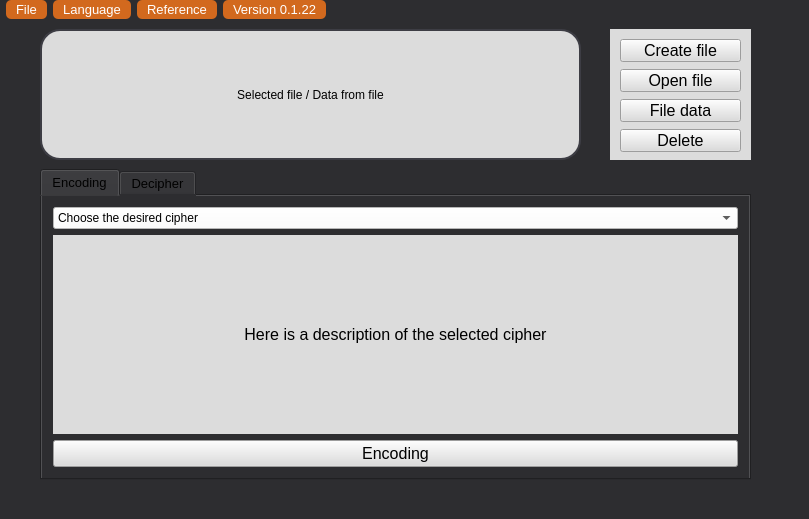
<?xml version="1.0" encoding="UTF-8"?>
<ui version="4.0">
 <class>MainWindow</class>
 <widget class="QMainWindow" name="MainWindow">
  <property name="geometry">
   <rect>
    <x>0</x>
    <y>0</y>
    <width>809</width>
    <height>519</height>
   </rect>
  </property>
  <property name="minimumSize">
   <size>
    <width>809</width>
    <height>519</height>
   </size>
  </property>
  <property name="maximumSize">
   <size>
    <width>809</width>
    <height>519</height>
   </size>
  </property>
  <property name="windowTitle">
   <string>MainWindow</string>
  </property>
  <property name="styleSheet">
   <string notr="true">QWidget {
 background-color: rgb(45, 45, 48);
}

QMenuBar {
 background-color: rgb(45, 45, 48);
}

QMenuBar::item {
    spacing: 3px;           
    padding: 2px 10px;
    background-color: rgb(210,105,30);
    color: rgb(255,255,255);  
    border-radius: 5px;
}

QMenuBar::item:selected {    
background-color: rgb(210,105,30);
}
QMenuBar::item:pressed {
background-color: rgb(210,105,30);
}

/* +++++++++++++++++++++++++++++++++++++++++++++++++++++++++++++++++++ */  

QMenu {
  background-color: rgb(45, 45, 48);
    border: 1px solid black;
    margin: 1px;
}
QMenu::item {
background-color: rgb(210,105,30);
}
QMenu::item:selected { 
background-color: rgb(210,105,30);
    color: rgb(255,255,255);
}
</string>
  </property>
  <widget class="QWidget" name="centralWidget">
   <widget class="QLabel" name="label">
    <property name="geometry">
     <rect>
      <x>40</x>
      <y>10</y>
      <width>541</width>
      <height>131</height>
     </rect>
    </property>
    <property name="font">
     <font>
      <pointsize>9</pointsize>
     </font>
    </property>
    <property name="styleSheet">
     <string notr="true">border: 2px solid rgb(61, 61, 68);
border-radius: 20px;
color: rgb(0, 0, 0);
padding-left: 20px;
padding-right: 20px;
background-color: rgb(220, 220, 220);


</string>
    </property>
    <property name="text">
     <string>Selected file / Data from file</string>
    </property>
    <property name="alignment">
     <set>Qt::AlignCenter</set>
    </property>
   </widget>
   <widget class="QWidget" name="widget" native="true">
    <property name="geometry">
     <rect>
      <x>610</x>
      <y>10</y>
      <width>141</width>
      <height>131</height>
     </rect>
    </property>
    <property name="styleSheet">
     <string notr="true">
background-color: rgb(220, 220, 220);


</string>
    </property>
    <widget class="QPushButton" name="pushButton">
     <property name="geometry">
      <rect>
       <x>10</x>
       <y>10</y>
       <width>121</width>
       <height>23</height>
      </rect>
     </property>
     <property name="font">
      <font>
       <pointsize>12</pointsize>
      </font>
     </property>
     <property name="mouseTracking">
      <bool>true</bool>
     </property>
     <property name="styleSheet">
      <string notr="true">QPushButton:hover{
border: 1px solid  rgb(181, 181, 181);
	background-color: rgb(181, 181, 181);
}</string>
     </property>
     <property name="text">
      <string>Create file</string>
     </property>
    </widget>
    <widget class="QPushButton" name="pushButton_2">
     <property name="geometry">
      <rect>
       <x>10</x>
       <y>40</y>
       <width>121</width>
       <height>23</height>
      </rect>
     </property>
     <property name="font">
      <font>
       <pointsize>12</pointsize>
      </font>
     </property>
     <property name="styleSheet">
      <string notr="true">QPushButton:hover{
border: 1px solid  rgb(181, 181, 181);
	background-color: rgb(181, 181, 181);
}</string>
     </property>
     <property name="text">
      <string>Open file</string>
     </property>
    </widget>
    <widget class="QPushButton" name="pushButton_3">
     <property name="geometry">
      <rect>
       <x>10</x>
       <y>100</y>
       <width>121</width>
       <height>23</height>
      </rect>
     </property>
     <property name="font">
      <font>
       <pointsize>12</pointsize>
      </font>
     </property>
     <property name="styleSheet">
      <string notr="true">QPushButton:hover{
border: 1px solid  rgb(181, 181, 181);
	background-color: rgb(181, 181, 181);
}</string>
     </property>
     <property name="text">
      <string>Delete</string>
     </property>
    </widget>
    <widget class="QPushButton" name="pushButton_4">
     <property name="geometry">
      <rect>
       <x>10</x>
       <y>70</y>
       <width>121</width>
       <height>23</height>
      </rect>
     </property>
     <property name="font">
      <font>
       <pointsize>12</pointsize>
      </font>
     </property>
     <property name="styleSheet">
      <string notr="true">QPushButton:hover{
border: 1px solid  rgb(181, 181, 181);
	background-color: rgb(181, 181, 181);
}</string>
     </property>
     <property name="text">
      <string>File data</string>
     </property>
    </widget>
   </widget>
   <widget class="QTabWidget" name="tabWidget">
    <property name="geometry">
     <rect>
      <x>40</x>
      <y>150</y>
      <width>711</width>
      <height>311</height>
     </rect>
    </property>
    <property name="font">
     <font>
      <pointsize>10</pointsize>
     </font>
    </property>
    <property name="styleSheet">
     <string notr="true"/>
    </property>
    <property name="currentIndex">
     <number>0</number>
    </property>
    <widget class="QWidget" name="tab">
     <attribute name="title">
      <string>Encoding</string>
     </attribute>
     <layout class="QVBoxLayout" name="verticalLayout">
      <item>
       <widget class="QComboBox" name="comboBox">
        <property name="font">
         <font>
          <pointsize>9</pointsize>
         </font>
        </property>
        <property name="styleSheet">
         <string notr="true">background-color: rgb(255, 255, 255);</string>
        </property>
        <item>
         <property name="text">
          <string>Choose the desired cipher</string>
         </property>
        </item>
        <item>
         <property name="text">
          <string>Vernam cipher</string>
         </property>
        </item>
        <item>
         <property name="text">
          <string>Caesar's cipher</string>
         </property>
        </item>
       </widget>
      </item>
      <item>
       <widget class="QLabel" name="label_2">
        <property name="font">
         <font>
          <pointsize>12</pointsize>
         </font>
        </property>
        <property name="styleSheet">
         <string notr="true">background-color: rgb(220, 220, 220);</string>
        </property>
        <property name="text">
         <string>Here is a description of the selected cipher</string>
        </property>
        <property name="alignment">
         <set>Qt::AlignCenter</set>
        </property>
       </widget>
      </item>
      <item>
       <widget class="QPushButton" name="pushButton_5">
        <property name="font">
         <font>
          <pointsize>12</pointsize>
         </font>
        </property>
        <property name="styleSheet">
         <string notr="true">QPushButton{
background-color: rgb(220, 220, 220);
}

QPushButton:hover{
border: 1px solid  rgb(181, 181, 181);
	background-color: rgb(181, 181, 181);
}</string>
        </property>
        <property name="text">
         <string>Encoding</string>
        </property>
       </widget>
      </item>
     </layout>
    </widget>
    <widget class="QWidget" name="tab_2">
     <attribute name="title">
      <string>Decipher</string>
     </attribute>
     <widget class="QComboBox" name="comboBox_2">
      <property name="geometry">
       <rect>
        <x>9</x>
        <y>9</y>
        <width>691</width>
        <height>20</height>
       </rect>
      </property>
      <property name="font">
       <font>
        <pointsize>9</pointsize>
       </font>
      </property>
      <property name="styleSheet">
       <string notr="true">background-color: rgb(255, 255, 255);</string>
      </property>
      <item>
       <property name="text">
        <string>Choose the right decoder</string>
       </property>
      </item>
      <item>
       <property name="text">
        <string>Vernam cipher</string>
       </property>
      </item>
      <item>
       <property name="text">
        <string>Caesar's cipher</string>
       </property>
      </item>
     </widget>
     <widget class="QLabel" name="label_3">
      <property name="geometry">
       <rect>
        <x>9</x>
        <y>144</y>
        <width>681</width>
        <height>91</height>
       </rect>
      </property>
      <property name="font">
       <font>
        <pointsize>12</pointsize>
       </font>
      </property>
      <property name="styleSheet">
       <string notr="true">background-color: rgb(220, 220, 220);</string>
      </property>
      <property name="text">
       <string>Encrypted message output</string>
      </property>
      <property name="alignment">
       <set>Qt::AlignCenter</set>
      </property>
     </widget>
     <widget class="QPushButton" name="pushButton_6">
      <property name="geometry">
       <rect>
        <x>10</x>
        <y>240</y>
        <width>681</width>
        <height>23</height>
       </rect>
      </property>
      <property name="font">
       <font>
        <pointsize>12</pointsize>
       </font>
      </property>
      <property name="styleSheet">
       <string notr="true">QPushButton{
background-color: rgb(220, 220, 220);
}


QPushButton:hover{
border: 1px solid  rgb(181, 181, 181);
	background-color: rgb(181, 181, 181);
}</string>
      </property>
      <property name="text">
       <string>Decipher</string>
      </property>
     </widget>
     <widget class="QLabel" name="label_4">
      <property name="geometry">
       <rect>
        <x>10</x>
        <y>60</y>
        <width>581</width>
        <height>31</height>
       </rect>
      </property>
      <property name="font">
       <font>
        <pointsize>9</pointsize>
       </font>
      </property>
      <property name="styleSheet">
       <string notr="true">background-color: rgb(252, 255, 255);
border-color: rgb(0, 0, 0);</string>
      </property>
      <property name="text">
       <string>Select file with key</string>
      </property>
     </widget>
     <widget class="QPushButton" name="pushButton_7">
      <property name="geometry">
       <rect>
        <x>590</x>
        <y>60</y>
        <width>100</width>
        <height>30</height>
       </rect>
      </property>
      <property name="font">
       <font>
        <pointsize>11</pointsize>
       </font>
      </property>
      <property name="styleSheet">
       <string notr="true">QPushButton{
background-color: rgb(220, 220, 220);
}

QPushButton:hover{
border: 1px solid  rgb(181, 181, 181);
	background-color: rgb(181, 181, 181);
}</string>
      </property>
      <property name="text">
       <string>Select Key</string>
      </property>
     </widget>
     <widget class="QLabel" name="label_5">
      <property name="geometry">
       <rect>
        <x>10</x>
        <y>100</y>
        <width>581</width>
        <height>31</height>
       </rect>
      </property>
      <property name="font">
       <font>
        <pointsize>9</pointsize>
       </font>
      </property>
      <property name="styleSheet">
       <string notr="true">background-color: rgb(252, 255, 255);
border-color: rgb(0, 0, 0);</string>
      </property>
      <property name="text">
       <string>Select an encrypted file</string>
      </property>
     </widget>
     <widget class="QPushButton" name="pushButton_8">
      <property name="geometry">
       <rect>
        <x>590</x>
        <y>100</y>
        <width>100</width>
        <height>30</height>
       </rect>
      </property>
      <property name="font">
       <font>
        <pointsize>11</pointsize>
       </font>
      </property>
      <property name="styleSheet">
       <string notr="true">QPushButton{
background-color: rgb(220, 220, 220);
}


QPushButton:hover{
border: 1px solid  rgb(181, 181, 181);
	background-color: rgb(181, 181, 181);
}</string>
      </property>
      <property name="text">
       <string>Select Enc</string>
      </property>
     </widget>
    </widget>
   </widget>
  </widget>
  <widget class="QStatusBar" name="statusBar"/>
  <widget class="QMenuBar" name="menuBar">
   <property name="geometry">
    <rect>
     <x>0</x>
     <y>0</y>
     <width>809</width>
     <height>22</height>
    </rect>
   </property>
   <property name="font">
    <font>
     <pointsize>10</pointsize>
     <weight>50</weight>
     <bold>false</bold>
     <stylestrategy>PreferDefault</stylestrategy>
    </font>
   </property>
   <widget class="QMenu" name="menu">
    <property name="title">
     <string>File</string>
    </property>
    <addaction name="actionCreate_file"/>
    <addaction name="actionOpen_file"/>
    <addaction name="actionClose"/>
   </widget>
   <widget class="QMenu" name="menuVersia">
    <property name="title">
     <string>Version 0.1.22</string>
    </property>
   </widget>
   <widget class="QMenu" name="menuLanguage">
    <property name="title">
     <string>Language</string>
    </property>
    <addaction name="actionRussian"/>
    <addaction name="actionEnglish"/>
   </widget>
   <widget class="QMenu" name="menuReference">
    <property name="title">
     <string>Reference</string>
    </property>
    <addaction name="actionHelp_2"/>
    <addaction name="actionAbout_the_program"/>
   </widget>
   <addaction name="menu"/>
   <addaction name="menuLanguage"/>
   <addaction name="menuReference"/>
   <addaction name="menuVersia"/>
  </widget>
  <action name="actionRussian">
   <property name="text">
    <string>Russian</string>
   </property>
  </action>
  <action name="actionEnglish">
   <property name="text">
    <string>English</string>
   </property>
  </action>
  <action name="actionCreate_file">
   <property name="text">
    <string>Create </string>
   </property>
  </action>
  <action name="actionOpen_file">
   <property name="text">
    <string>Open</string>
   </property>
  </action>
  <action name="actionClose">
   <property name="text">
    <string>Close</string>
   </property>
  </action>
  <action name="actionAbout_the_program">
   <property name="text">
    <string>About the program</string>
   </property>
  </action>
  <action name="actionHelp_2">
   <property name="text">
    <string>Help</string>
   </property>
  </action>
 </widget>
 <layoutdefault spacing="6" margin="11"/>
 <resources/>
 <connections/>
</ui>
